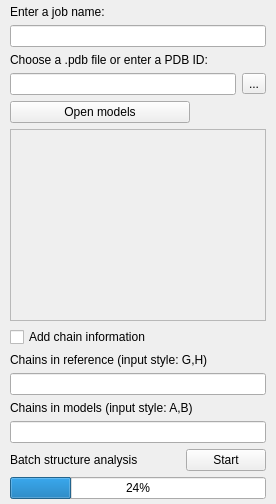
            <widget class="QWidget" name="job_analysis_page">
             <layout class="QVBoxLayout" name="verticalLayout_8">
              <property name="leftMargin">
               <number>10</number>
              </property>
              <property name="topMargin">
               <number>5</number>
              </property>
              <property name="rightMargin">
               <number>10</number>
              </property>
              <property name="bottomMargin">
               <number>5</number>
              </property>
              <item>
               <widget class="QLabel" name="label_21">
                <property name="text">
                 <string>Enter a job name:</string>
                </property>
               </widget>
              </item>
              <item>
               <widget class="QLineEdit" name="txt_batch_job_name"/>
              </item>
              <item>
               <widget class="QLabel" name="label_22">
                <property name="text">
                 <string>Choose a .pdb file or enter a PDB ID:</string>
                </property>
               </widget>
              </item>
              <item>
               <layout class="QHBoxLayout" name="horizontalLayout_20">
                <item>
                 <widget class="QLineEdit" name="txt_batch_load_reference"/>
                </item>
                <item>
                 <widget class="QToolButton" name="btn_batch_load_reference">
                  <property name="text">
                   <string>...</string>
                  </property>
                 </widget>
                </item>
               </layout>
              </item>
              <item>
               <layout class="QHBoxLayout" name="horizontalLayout_15">
                <item>
                 <widget class="QPushButton" name="btn_batch_load_model">
                  <property name="minimumSize">
                   <size>
                    <width>180</width>
                    <height>0</height>
                   </size>
                  </property>
                  <property name="text">
                   <string>Open models</string>
                  </property>
                 </widget>
                </item>
                <item>
                 <spacer name="horizontalSpacer_5">
                  <property name="orientation">
                   <enum>Qt::Horizontal</enum>
                  </property>
                  <property name="sizeHint" stdset="0">
                   <size>
                    <width>40</width>
                    <height>20</height>
                   </size>
                  </property>
                 </spacer>
                </item>
               </layout>
              </item>
              <item>
               <widget class="QTextEdit" name="txt_batch_load_model">
                <property name="enabled">
                 <bool>false</bool>
                </property>
                <property name="maximumSize">
                 <size>
                  <width>16777215</width>
                  <height>16777215</height>
                 </size>
                </property>
               </widget>
              </item>
              <item>
               <widget class="QCheckBox" name="cb_batch_chain_info">
                <property name="text">
                 <string>Add chain information</string>
                </property>
               </widget>
              </item>
              <item>
               <layout class="QVBoxLayout" name="verticalLayout_11">
                <item>
                 <widget class="QLabel" name="label_11">
                  <property name="text">
                   <string>Chains in reference (input style: G,H)</string>
                  </property>
                 </widget>
                </item>
                <item>
                 <widget class="QLineEdit" name="txt_batch_chain_ref"/>
                </item>
                <item>
                 <widget class="QLabel" name="label_12">
                  <property name="text">
                   <string>Chains in models (input style: A,B)</string>
                  </property>
                 </widget>
                </item>
                <item>
                 <widget class="QLineEdit" name="txt_batch_chain_model"/>
                </item>
               </layout>
              </item>
              <item>
               <layout class="QHBoxLayout" name="horizontalLayout_16">
                <item>
                 <widget class="QLabel" name="label_13">
                  <property name="text">
                   <string>Batch structure analysis</string>
                  </property>
                 </widget>
                </item>
                <item>
                 <spacer name="horizontalSpacer_6">
                  <property name="orientation">
                   <enum>Qt::Horizontal</enum>
                  </property>
                  <property name="sizeHint" stdset="0">
                   <size>
                    <width>40</width>
                    <height>20</height>
                   </size>
                  </property>
                 </spacer>
                </item>
                <item>
                 <widget class="QPushButton" name="btn_batch_start">
                  <property name="text">
                   <string>Start</string>
                  </property>
                 </widget>
                </item>
               </layout>
              </item>
              <item>
               <widget class="QProgressBar" name="progress_bar_batch">
                <property name="value">
                 <number>24</number>
                </property>
               </widget>
              </item>
             </layout>
            </widget>
